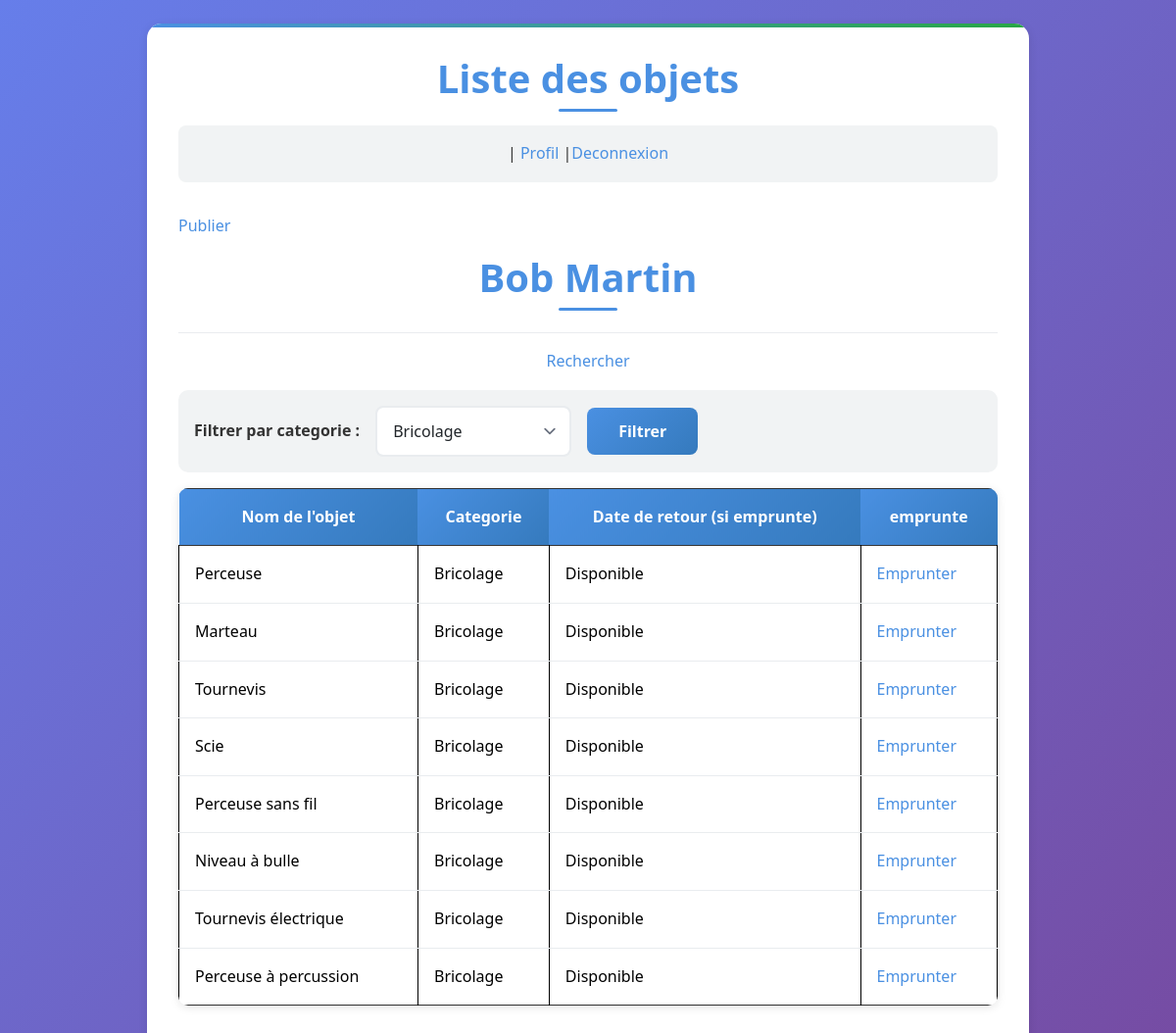
Page /pages/objects.php?category=2 (signed in) on the committed database.
### tables this page shows
CREATE TABLE objet (
    id_objet INT AUTO_INCREMENT PRIMARY KEY,
    nom_objet VARCHAR(100) NOT NULL,
    id_categorie INT NOT NULL,
    id_membre INT NOT NULL,
    FOREIGN KEY (id_categorie) REFERENCES categorie_objet(id_categorie),
    FOREIGN KEY (id_membre) REFERENCES membre(id_membre)
);

CREATE TABLE categorie_objet (
    id_categorie INT AUTO_INCREMENT PRIMARY KEY,
    nom_categorie VARCHAR(100) NOT NULL
);

### inc/connexion.php (called while the page is built)
<?php
function dbconnect()
{
    $bdd = mysqli_connect('localhost', 'root', '', 'emprunt_objets');
    if ($bdd) {
        return $bdd;
    } else {
        die('Erreur de connexion à la base de données : ' . mysqli_connect_error());
    }
}
?>

### inc/fonction.php (called while the page is built, shortened)
<?php
require_once __DIR__ . '/connexion.php';
function getCategories()
{
    $query = "SELECT * FROM categorie_objet";
    $result = mysqli_query(dbconnect(), $query);
    $categories = [];
    while ($row = mysqli_fetch_assoc($result)) {
        $categories[] = $row;
    }
    return $categories;
}
function getObjects( $filter_category = '')
{
    if ($filter_category) {
        $filter_category = mysqli_real_escape_string(dbconnect(), $filter_category);
        $query = "
            SELECT o.*, c.nom_categorie, e.date_retour
            FROM objet o
            JOIN categorie_objet c ON o.id_categorie = c.id_categorie
            LEFT JOIN emprunt e ON o.id_objet = e.id_objet AND e.date_retour IS NULL
            WHERE c.id_categorie = '$filter_category'
        ";
        $result = mysqli_query(dbconnect(), $query);
    }
    $objects = [];
    while ($row = mysqli_fetch_assoc($result)) {
        $objects[] = $row;
    }
    return $objects;
}
?>

### pages/objects.php (the view, shortened to what this page needs)
<?php
require_once __DIR__ . '/../inc/fonction.php';
$categories = getCategories();
$filter_category = $_GET['category'] ?? '';
$objects = getObjects( $filter_category);
?>
<!DOCTYPE html>
<html lang="fr">
<head>
    <link rel="stylesheet" href="../asset/bootstrap/css/bootstrap.min.css" />
    <link rel="stylesheet" href="../asset/css/style.css">
</head>
<body>
    <div class="container mt-4">
        <h1>Liste des objets</h1>
        <p>| <a href="profil.php" >Profil</a> |<a href="index.php">Deconnexion</a></p>
        <p><a href="new_objet.php">Publier</a></p>
        <h1><?= htmlspecialchars($_SESSION['user_name']) ?> </h1>
        <p><a href="recherche.php"> Rechercher </a></p>
        <form method="get" class="form-inline mb-3">
            <label for="category" class="mr-2">Filtrer par categorie :</label>
            <select name="category" id="category" class="form-control mr-2">
                <?php foreach ($categories as $cat): ?>
                    <option value="<?= $cat['id_categorie'] ?>" <?= ($filter_category == $cat['id_categorie']) ? 'selected' : '' ?>>
                        <?= htmlspecialchars($cat['nom_categorie']) ?>
                    </option>
                <?php endforeach; ?>
            </select>
            <button type="submit" class="btn btn-primary">Filtrer</button>
        </form>
        <table class="table table-bordered">
            <thead>
                <tr>
                    <th>Nom de l'objet</th>
                    <th>Categorie</th>
                    <th>Date de retour (si emprunte)</th>
                    <th>emprunte</th>
                </tr>
            </thead>
            <tbody>
                <?php foreach ($objects as $obj): ?>
                    <tr>
                        <td><?= htmlspecialchars($obj['nom_objet']) ?></td>
                        <td><?= htmlspecialchars($obj['nom_categorie']) ?></td>
                        <td><?= $obj['date_retour'] ? ("Disponible le :"+ htmlspecialchars($obj['date_retour']) ): 'Disponible' ?></td>
                        <td><a href="traitement_emprunt.php?id_obj=<?=$obj['id_objet']?>">Emprunter</a></td>
                    </tr>
                <?php endforeach; ?>
            </tbody>
        </table>
    </div>
</body>
</html>

### asset/css/style.css (style rules this page uses)
:root { --primary-color: #4a90e2; --primary-hover: #357abd; --secondary-color: #f8f9fa; --success-color: #28a745; --success-hover: #218838; --danger-color: #dc3545; --text-color: #333; --light-gray: #f1f3f4; --border-color: #e9ecef; --shadow: 0 2px 10px rgba(0, 0, 0, 0.1); --shadow-hover: 0 4px 20px rgba(0, 0, 0, 0.15); }
* { margin: 0; padding: 0; box-sizing: border-box; }
body { font-family: 'Segoe UI', Tahoma, Geneva, Verdana, sans-serif; background: linear-gradient(135deg, #667eea 0%, #764ba2 100%); min-height: 100vh; color: var(--text-color); line-height: 1.6; }
.container { background: white; border-radius: 15px; box-shadow: var(--shadow); padding: 2rem; margin: 2rem auto; max-width: 900px; position: relative; overflow: hidden; }
.container::before { content: ''; position: absolute; top: 0; left: 0; right: 0; height: 4px; background: linear-gradient(90deg, var(--primary-color), var(--success-color)); }
h1 { color: var(--primary-color); font-size: 2.5rem; font-weight: 700; margin-bottom: 1.5rem; text-align: center; position: relative; }
h1::after { content: ''; position: absolute; bottom: -10px; left: 50%; transform: translateX(-50%); width: 60px; height: 3px; background: var(--primary-color); border-radius: 2px; }
.form-control { border: 2px solid var(--border-color); border-radius: 8px; padding: 0.75rem 1rem; font-size: 1rem; transition: all 0.3s ease; width: 100%; }
.btn { border: none; border-radius: 8px; padding: 0.75rem 2rem; font-size: 1rem; font-weight: 600; cursor: pointer; transition: all 0.3s ease; text-decoration: none; display: inline-block; text-align: center; position: relative; overflow: hidden; }
.btn::before { content: ''; position: absolute; top: 0; left: -100%; width: 100%; height: 100%; background: linear-gradient(90deg, transparent, rgba(255, 255, 255, 0.2), transparent); transition: left 0.5s; }
.btn-primary { background: linear-gradient(135deg, var(--primary-color), var(--primary-hover)); color: white; }
a { color: var(--primary-color); text-decoration: none; font-weight: 500; transition: color 0.3s ease; }
.form-inline { display: flex; align-items: center; gap: 1rem; background: var(--light-gray); padding: 1rem; border-radius: 10px; margin-bottom: 2rem; }
.form-inline label { font-weight: 600; white-space: nowrap; }
.form-inline .form-control { flex: 1; max-width: 200px; }
.form-inline .btn { white-space: nowrap; }
.table { background: white; border-radius: 10px; overflow: hidden; box-shadow: var(--shadow); border: none; }
.table thead th { background: linear-gradient(135deg, var(--primary-color), var(--primary-hover)); color: white; font-weight: 600; border: none; padding: 1rem; text-align: center; }
.table tbody td { padding: 1rem; border-bottom: 1px solid var(--border-color); vertical-align: middle; }
.table tbody tr:last-child td { border-bottom: none; }
.container p:first-of-type { background: var(--light-gray); padding: 1rem; border-radius: 8px; margin-bottom: 2rem; text-align: center; font-weight: 500; }
.container { animation: fadeIn 0.6s ease-out; }
select.form-control { background-position: right 0.5rem center; background-repeat: no-repeat; background-size: 1.5em 1.5em; padding-right: 2.5rem; }
.table tbody td:last-child { font-weight: 600; }
.container p:last-of-type { text-align: center; margin-top: 2rem; padding-top: 1rem; border-top: 1px solid var(--border-color); }

### rows in the picture
objet: nom_objet "Perceuse", id_categorie.nom_categorie "Bricolage"
objet: nom_objet "Marteau", id_categorie.nom_categorie "Bricolage"
objet: nom_objet "Tournevis", id_categorie.nom_categorie "Bricolage"
objet: nom_objet "Scie", id_categorie.nom_categorie "Bricolage"
objet: nom_objet "Perceuse sans fil", id_categorie.nom_categorie "Bricolage"
objet: nom_objet "Niveau à bulle", id_categorie.nom_categorie "Bricolage"
objet: nom_objet "Tournevis électrique", id_categorie.nom_categorie "Bricolage"
objet: nom_objet "Perceuse à percussion", id_categorie.nom_categorie "Bricolage"

### other values in the picture
$_SESSION['user_name'] "Bob Martin"
form field category "Bricolage"
